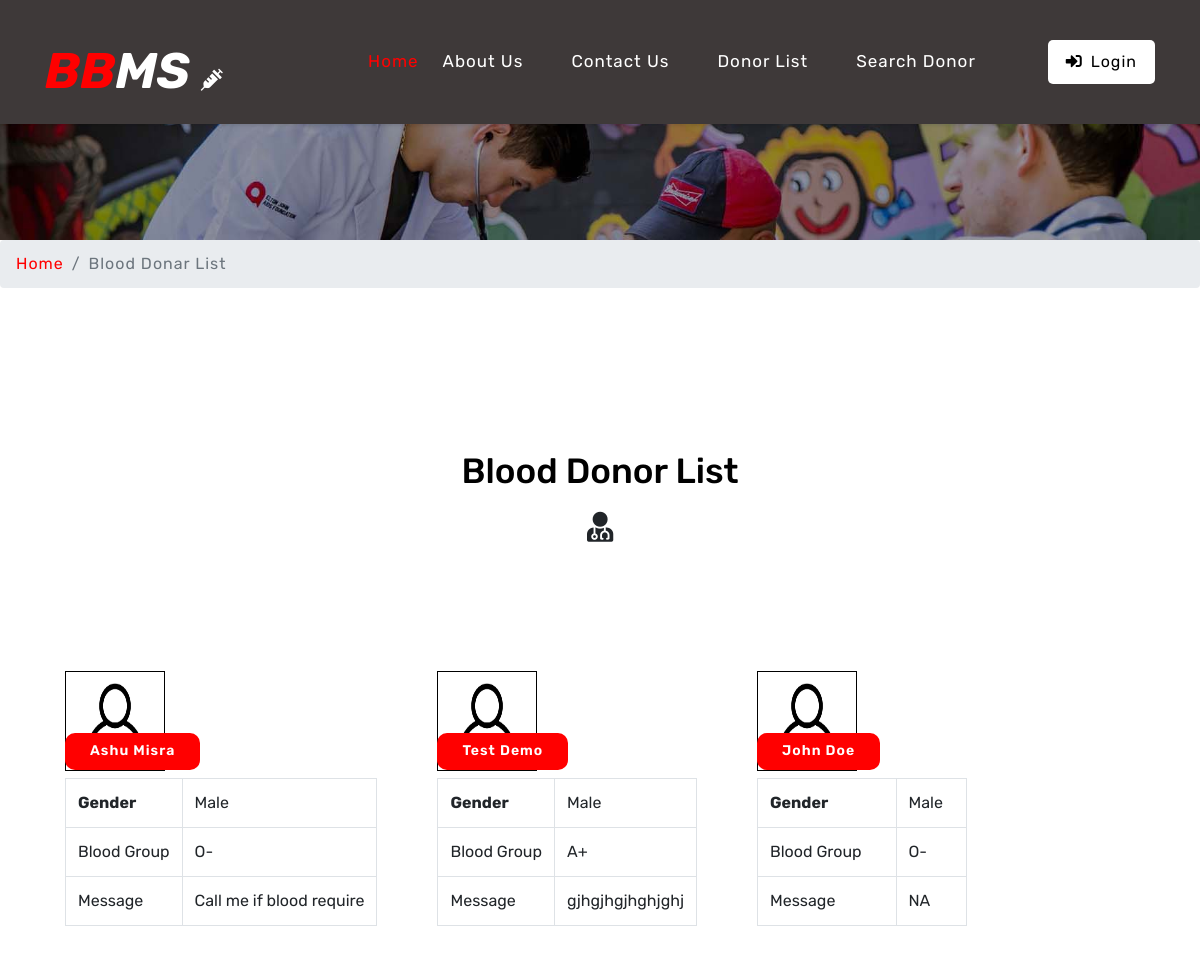
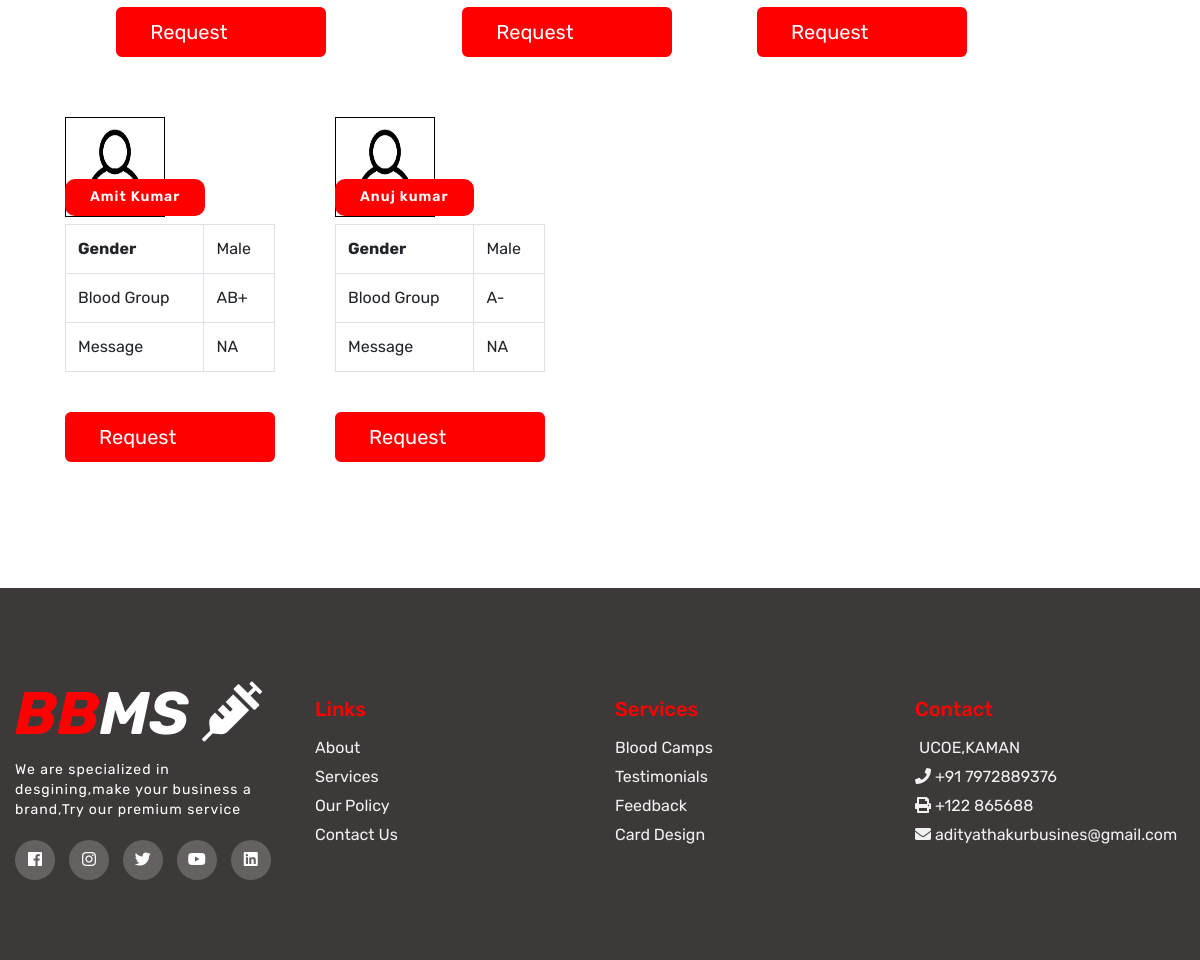
The app's page /bbdms/donor-list.php with its own data (2 pictures, top to bottom).
### tables this page shows
CREATE TABLE `tblblooddonars` (
  `id` int(11) NOT NULL,
  `FullName` varchar(100) DEFAULT NULL,
  `MobileNumber` char(11) DEFAULT NULL,
  `EmailId` varchar(100) DEFAULT NULL,
  `Gender` varchar(20) DEFAULT NULL,
  `Age` int(11) DEFAULT NULL,
  `BloodGroup` varchar(20) DEFAULT NULL,
  `Address` varchar(255) DEFAULT NULL,
  `Message` mediumtext DEFAULT NULL,
  `PostingDate` timestamp NOT NULL DEFAULT current_timestamp(),
  `status` int(1) DEFAULT NULL,
  `Password` varchar(250) DEFAULT NULL
);

### bbdms/donor-list.php (the view, shortened to what this page needs)
<?php
include('includes/config.php');
?>
<!DOCTYPE html>
<html lang="zxx">
<head>
	<link rel="stylesheet" href="css/bootstrap.css">
	<link rel="stylesheet" href="css/style.css" type="text/css" media="all" />
	<link rel="stylesheet" href="css/fontawesome-all.css">
</head>
<body>
	<?php include('includes/header.php');?>
	<div class="breadcrumb-agile">
		<div aria-label="breadcrumb">
			<ol class="breadcrumb">
				<li class="breadcrumb-item">
					<a href="index.php">Home</a>
				</li>
				<li class="breadcrumb-item active" aria-current="page">Blood Donar List</li>
			</ol>
		</div>
	</div>
	<div class="agileits-contact py-5">
		<div class="py-xl-5 py-lg-3">
			<div class="w3ls-titles text-center mb-5">
				<h3 class="title">Blood Donor List</h3>
				<span>
					<i class="fas fa-user-md"></i>
				</span>
			</div>
			<div class="d-flex">
				<div class="row package-grids mt-5" style="padding-left: 50px;">
				<?php
$status=1;
$sql = "SELECT * from tblblooddonars where status=:status";
$query = $dbh -> prepare($sql);
$query->bindParam(':status',$status,PDO::PARAM_STR);
$query->execute();
$results=$query->fetchAll(PDO::FETCH_OBJ);
if($query->rowCount() > 0)
{
foreach($results as $result)
{ ?>
				<div class="donors">
				<div class=" ">
					<div class="price-top">
							<img src="images/blood-donor.jpg" alt="Blood Donor" style="border:1px #000 solid" class="img-fluid" />
						<h3><?php echo htmlentities($result->FullName);?>
						</h3>
					</div>
<table class="table table-bordered">
    <tbody>
      <tr>
        <th>Gender</th>
        <td><?php echo htmlentities($result->Gender);?></td>
      </tr>
      <tr>
        <td>Blood Group</td>
        <td><?php echo htmlentities($result->BloodGroup);?></td>
      </tr>
        <td>Message</td>
        <td><?php echo htmlentities($result->Message);?></td>
    </tbody>
</table>
<a class="btn btn-primary" style="color:#fff  reqbtn"  href="contact-blood.php?cid=<?php echo $result->id;?>">Request</a>
					</div>
				</div><br>
			<?php }} ?>
			</div>
			</div>
			</div>
		</div>
	<?php include('includes/footer.php');?>
</body>
</html>

### bbdms/includes/header.php (shortened to what this page needs)
<div id="home">
    <div class="main-top py-1">
        <nav class="navbar navbar-expand-lg navbar-light fixed-navi">
            <div class="container">
                <h1>
                    <a class="navbar-brand font-weight-bold font-italic" href="index.php">
                        <span>BB</span>MS
                        <i class="fas fa-syringe"></i>
                    </a>
                </h1>
                <div class="collapse navbar-collapse text-center" id="navbarSupportedContent">
                    <ul class="navbar-nav ml-lg-auto">
                        <li class="nav-item active mt-lg-0 mt-3">
                            <a class="nav-link" href="index.php">Home
                            </a>
                        </li>
                        <li class="nav-item mx-lg-4 my-lg-0 my-3">
                            <a class="nav-link" href="about.php">About Us</a>
                        </li>
                        <li class="nav-item mx-lg-4 my-lg-0 my-3">
                            <a class="nav-link" href="contact.php">Contact Us</a>
                        </li>
                        <li class="nav-item mx-lg-4 my-lg-0 my-3">
                            <a class="nav-link" href="donor-list.php">Donor List</a>
                        </li>
                        <li class="nav-item mx-lg-4 my-lg-0 my-3">
                            <a class="nav-link" href="search-donor.php">Search Donor</a>
                        </li>
                        <?php if (strlen($_SESSION['bbdmsdid']==0)) {?>
                    </ul>
                    <a href="login.php" class="login-button ml-lg-5 mt-lg-0 mt-4 mb-lg-0 mb-3" >
                        <i class="fas fa-sign-in-alt mr-2"></i>Login</a><?php } ?>
                </div>
            </div>
        </nav>
    </div>
</div>

### bbdms/includes/footer.php (shortened to what this page needs)
<!DOCTYPE html>
<html lang="zxx">
<head>
	<link rel="stylesheet" href="css/style.css" type="text/css"   />
</head>
<body>
<footer class="footer">
        <div class="container2">
          <div class="row">
            <div class="footer-col" id="company">
            <h1>
                        <a class="footer-title font-weight-bold font-italic" href="index.php">
                            <span>BB</span>MS
                            <i class="fas fa-syringe"></i>
                        </a>
                    </h1>
              <p>
                We are specialized in desgining,make your business a brand,Try
                our premium service
              </p>
              <div class="social-links">
               <a href="#" class="socialmedia">
                  <i class="fab fa-facebook"></i>
               </a>
               <a href="#" class="socialmedia">
                  <i class="fab fa-instagram"></i>
               </a>
               <a href="#" class="socialmedia">
                  <i class="fab fa-twitter"></i>
               </a>
               <a href="#" class="socialmedia">
                  <i class="fab fa-youtube"></i>
               </a>
               <a href="#" class="socialmedia">
                  <i class="fab fa-linkedin"></i>
               </a>
              </div>
            </div>
            <div class="footer-col" id="usefullinks">
              <h3>Links</h3>
             <a href="#" class="linkstyling">
                About
             </a>
             <a href="#" class="linkstyling">
                Services
             </a>
             <a href="#" class="linkstyling">
                Our Policy
             </a>
             <a href="#" class="linkstyling">
               Contact Us
             </a>
            </div>
            <div class="footer-col" id="services">
              <h3>Services</h3>
             <a href="#" class="linkstyling">
                Blood Camps
             </a>
             <a href="about.php" class="linkstyling">
                Testimonials
             </a>
             <a href="#" class="linkstyling">
                Feedback
             </a>
             <a href="#" class="linkstyling">
                Card Design
             </a>
            </div>
            <div class="footer-col" id="contact">
            <h3>Contact</h3>
            <div class="contact-details">
               <a href="#" class="linkstyling">
                    <i class="fa fa-location"></i> UCOE,KAMAN
               </a>
               <a href="#" class="linkstyling">
                    <i class="fa fa-phone"></i> +91 7972889376
               </a>
               <a href="#" class="linkstyling">
                    <i class="fa fa-print"></i> +122 865688
               </a>
               <a href="#" class="linkstyling">
                    <i class="fa fa-envelope"></i> adityathakurbusines@gmail.com
               </a>
                </div>
            </div>
          </div>
        </div>
      </footer>
</body>
</html>

### bbdms/css/style.css (style rules this page uses)
:root { --red:red; --white:#fff; --black:#222; --grey:#777; --border:.2rem solid var(--black); }
* { font-family: 'Rubik', sans-serif; margin:0; padding:0; box-sizing: border-box; outline: none; border: none; text-decoration: none; }
body { padding: 0; margin: 0; background: #FFF; font-family: 'Open Sans', sans-serif; }
html { overflow-x: hidden; scroll-behavior: smooth; stop-opacity: 7rem; }
body a { transition: 0.5s all; -webkit-transition: 0.5s all; -moz-transition: 0.5s all; -o-transition: 0.5s all; -ms-transition: 0.5s all; text-decoration: none; }
ul, ol { margin: 0; padding: 0; }
div#home { position: relative; }
.main-top { position: absolute; z-index: 999; width: 100%; background: rgb(62, 57, 57); box-shadow: 0 2px 3px 0 rgba(0, 0, 0, 0.1); -webkit-transition: background-color .1s ease-in-out; -moz-transition: background-color .1s ease-in-out; -ms-transition: background-color .1s ease-in-out; -o-transition: background-color .1s ease-in-out; transition: background-color .1s ease-in-out; }
.navbar-light .navbar-nav .nav-link { padding: 0; color: #fff; font-size: 17px; letter-spacing: 1px; }
.navbar-light .navbar-nav .show>.nav-link, .navbar-light .navbar-nav .active>.nav-link, .navbar-light .navbar-nav .nav-link.show, .navbar-light .navbar-nav .nav-link.active, .navbar-light .navbar-nav .nav-link:hover, .navbar-light .navbar-nav .nav-link:focus { color: red; transition: 0.3s ease-in; }
nav.fixed-navi ul { list-style: none; margin: 0; padding: 0; }
nav.fixed-navi ul li { float: left; }
a.navbar-brand { color: red; font-size: 50px; padding: 0; }
.navbar-light .navbar-brand, .navbar-light .navbar-brand:hover, .navbar-light .navbar-brand:focus, .w3l-footer h2 a span { color: #fff; }
a.navbar-brand span { color: red; }
a.navbar-brand i, .w3l-footer h2 a i { color: #fff; font-size: 22px; }
a.login-button { color: black; letter-spacing: 1px; font-size: 16px; padding:10px 18px; background: #ffff; display: inline-block; border-radius: 5px; }
.donors { padding: 30px; -webkit-transition: all 0.5s; -moz-transition: all 0.5s; -o-transition: all 0.5s; -ms-transition: all 0.5s; transition: all 0.5s; }
.price-top { position: relative; }
.img-fluid { width: 100px; height: 100px; }
.price-top h3 { font-size: 14px; color: #fff; position: absolute; background: red; padding: 10px 25px; bottom: 0; letter-spacing: 1px; text-align: center; font-weight: 600; border-radius: 10px; }
.row { display: flex; height: 88%; align-items: center; }
h1 { color: black; margin-top: 20px; font-weight: 600; font-size: 60px; }
p { color: white; font-size: 14px; line-height: 20px; letter-spacing: 1px; margin-top: 20px; margin-bottom: 10px; }
.w3ls-titles h3 { color: black; font-weight: 500; margin-bottom: 20px; }
.fa-user-md { font-size: 30px; }
.breadcrumb li a { color: red; }
.breadcrumb li { letter-spacing: 1px; color: #000; cursor: pointer; }
footer { background-color:rgb(62, 57, 57); padding: 70px 0; }
.footer-col h1 span { color: red; }
.footer-title { color: white; }
.container2 { max-width: 1170px; margin: auto; }
.row { display: flex; flex-wrap: wrap; }
.footer-col { width: 25%; color: #fff; padding: 0 15px; }
.footer-col h3 { font-size: 20px; color: red; text-transform: capitalize; margin-bottom: 15px; font-weight: 500; position: relative; cursor: pointer; }
.footer-col h3::after { content: ""; position: absolute; left: 0; bottom: -6px; width: 0px; height: 3px; background-color: #fff; transition: all 0.3s ease; }
.footer-col p { margin-bottom: 20px; margin-top: 10px; }
.socialmedia { display:inline-block; height:40px; width:40px; background-color:rgba(255,255,255,0.2); margin: 0 10px 10px 0px; text-align:center; line-height:40px; border-radius:50%; color: white; transition:all 0.5s ease; }
.linkstyling { display: block; text-decoration: none; color: #f2f2f2; margin-bottom: 5px; position: relative; transition: all 0.3s ease; }
.linkstyling::before { content: ""; width: 3px; height: 16px; position: absolute; top: 5px; left: -7px; background-color: red; transition: all 0.3s ease; opacity: 0; }
.btn { display: flex; margin: auto; color: white; border: 2px solid red; font-size: 20px; padding: 8px 32px; width:210px; border-radius: 6px; margin-top: 40px; background-color: red; transition: background 0.5s ease; }
h3 { color: white; }
.title { text-align: center; margin: 50px auto 80px; color: white; cursor: pointer; transition: background 0.3s; font-size: 35px; position: relative; }

### records on screen
tblblooddonars: FullName "Ashu Misra", Gender "Male", BloodGroup "O-", Message "Call me if blood require"
tblblooddonars: FullName "Test Demo", Gender "Male", BloodGroup "A+", Message "gjhgjhgjhghjghj"
tblblooddonars: FullName "John Doe", Gender "Male", BloodGroup "O-", Message "NA"
tblblooddonars: FullName "Amit Kumar", Gender "Male", BloodGroup "AB+", Message "NA"
tblblooddonars: FullName "Anuj kumar", Gender "Male", BloodGroup "A-", Message "NA"
